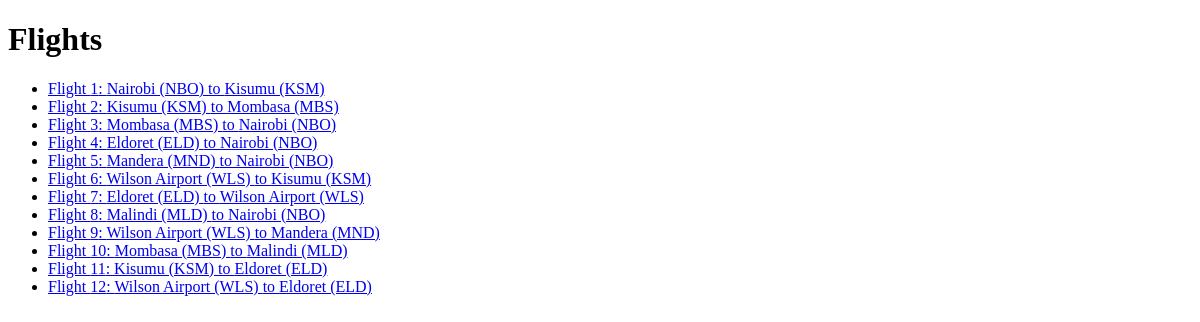
The page /flights/ on the database as committed earlier.
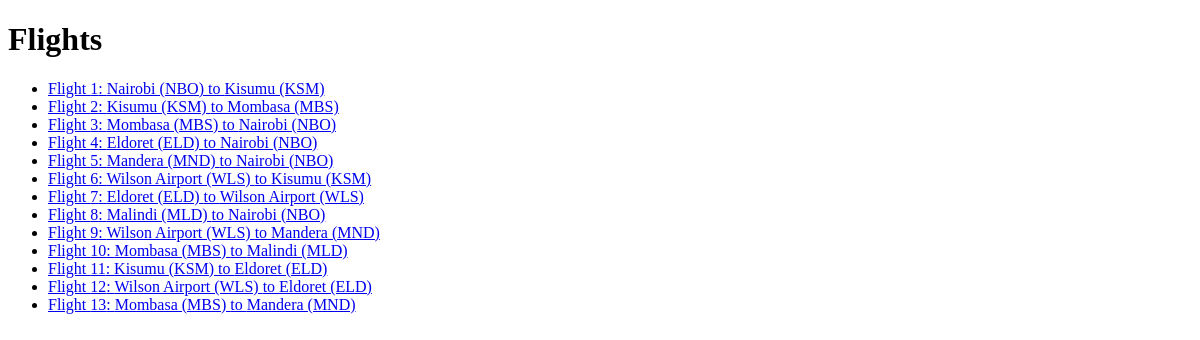
The same page on the database as committed later.
### flights/models.py (models this page shows, shortened)
class Flight(models.Model):
    origin = models.ForeignKey(Airport, on_delete=models.CASCADE, related_name="departures")
    destination = models.ForeignKey(Airport, on_delete=models.CASCADE, related_name="arrivals")
    duration = models.IntegerField()

class Airport(models.Model):
    code = models.CharField(max_length=5)
    city = models.CharField(max_length=100)
    def __str__(self):
        return f"{self.city} ({self.code})"

### flights/views.py (the view)
# urls.py: path("", views.index, name="index"),
def index(request):
    return render(request, "flights/index.html", {
        "flights": Flight.objects.all()
    })

### flights/templates/flights/index.html (shortened to what this page needs)
<!doctype html>
<html lang="en">
<head>
</head>
<body>
      <h1>Flights</h1>
        <ul>
            {% for flight in flights %}
                <li>
                    <a href="{% url 'flight' flight.id %}">
                    Flight {{ flight.id }}: {{ flight.origin }} to {{ flight.destination }}
                    </a>
                 </li>
            {% endfor %}
        </ul>
</body>
</html>

Rows that differ between the two databases and show on the page:
added Flight: id "13", origin "Mombasa (MBS)", destination "Mandera (MND)"
